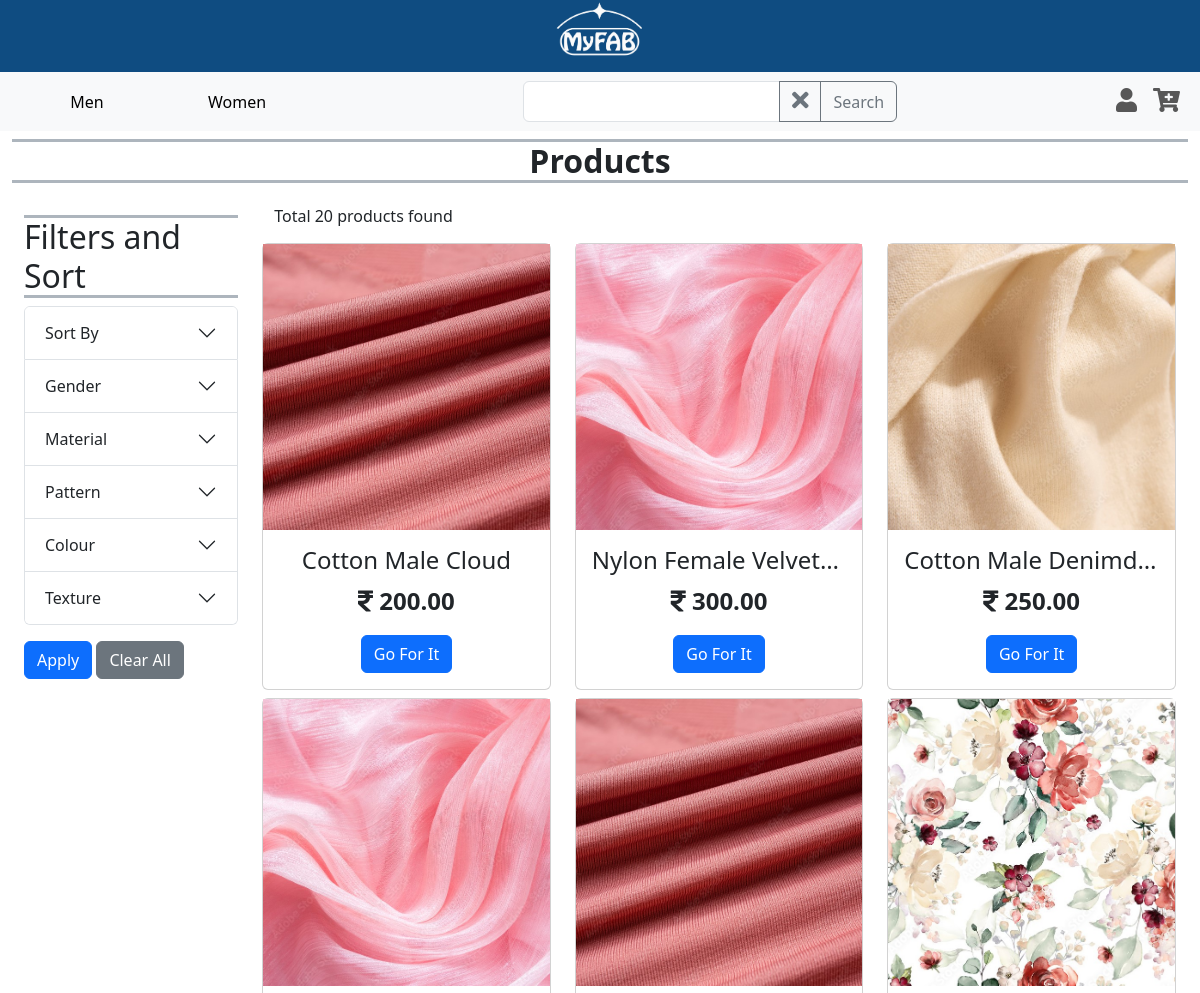
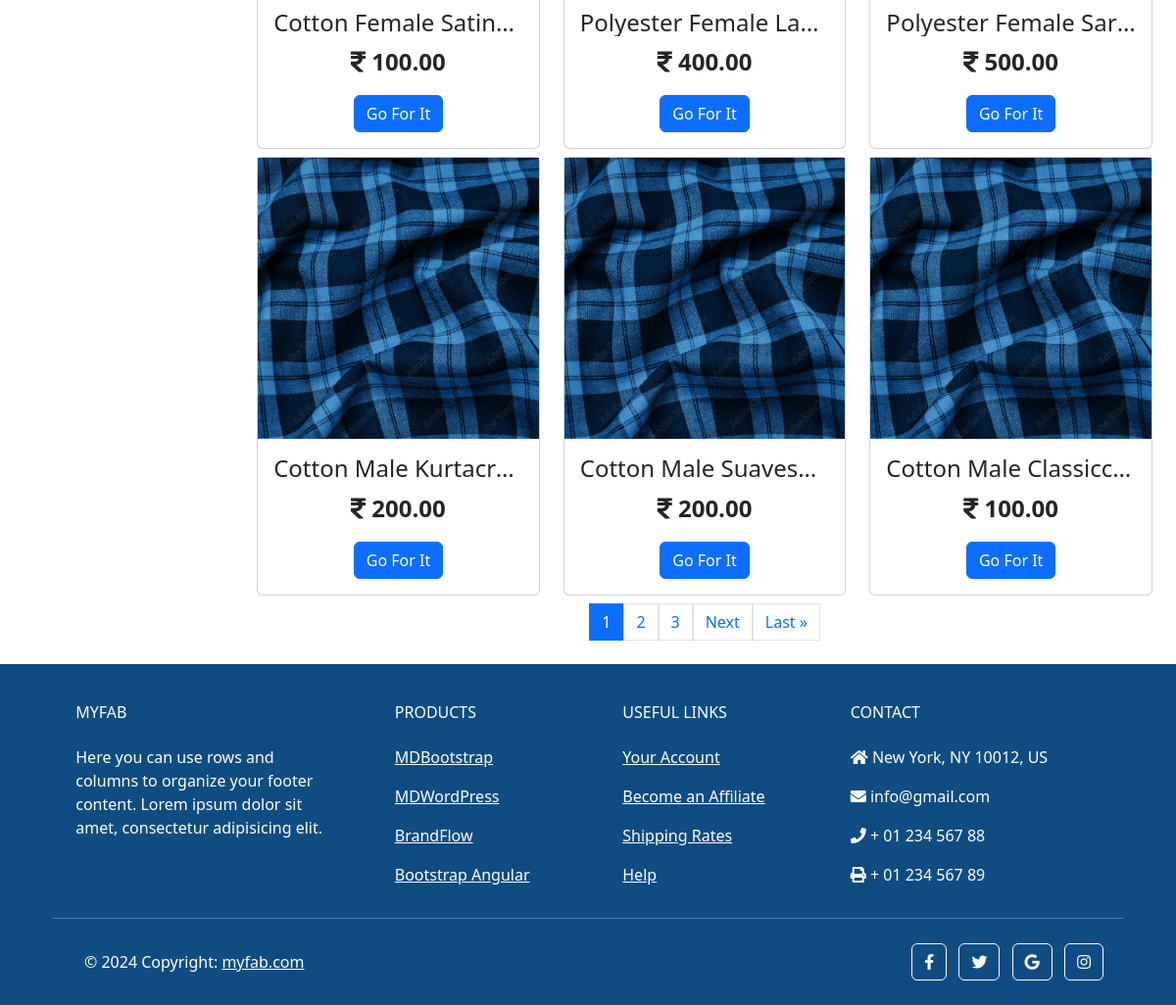
Screenshot of /main/products/ with the database file from the repository (2 pictures, top to bottom).
### main/models.py (models this page shows, shortened)
class Category(models.Model):
    name = models.CharField(max_length=100, unique=True)

class Product(models.Model):
    name = models.CharField(max_length=255, unique=True, blank=False, null=False)
    price = models.DecimalField(max_digits=10, decimal_places=2, default=0, validators=[MinValueValidator(0)])
    image = models.ImageField(upload_to='images/products')
    description = models.TextField(blank=True)
    qty = models.FloatField(default=0, validators=[MinValueValidator(0)])
    add_date = models.DateField(auto_now_add=True)
    is_active = models.BooleanField(default=True)
    usages = models.ManyToManyField(Usage)
    category_choices = models.ManyToManyField(CategoryChoice)

### main/views.py (the view, shortened to what this page needs)
# urls.py: path('main/products/', ProductPage.as_view(), name = 'products'),
class ProductPage(View):
    def get(self, request):
        products = Product.objects.all()
        search_query = request.GET.get('search', None)
        if search_query:
            products = products.filter(Q(name__icontains=search_query))
        selected_choices = request.GET.getlist('choice', None)
        selected_category_choice_dict = {}
        if selected_category_choice_dict:
            for selected_category, choices in selected_category_choice_dict.items():
                q_obj = Q()
                for choice in choices:
                    q_obj |= Q(category_choices__name=choice)
                products = products.filter(q_obj)
        product_count = products.count()
        sort_by = request.GET.get('sort', None)
        if sort_by == 'newest':
            products = products.order_by('-add_date')
        elif sort_by == 'name_asc':
            products = products.order_by(Lower('name'))
        elif sort_by == 'name_dsc':
            products = products.order_by(Lower('name')).reverse()
        elif sort_by == 'lowest':
            products = products.order_by('price')
        elif sort_by == 'highest':
            products = products.order_by('-price')
        paginator = Paginator(products, 9)
        page_number = request.GET.get('page')
        try:
            paged_products = paginator.page(page_number)
        except PageNotAnInteger:
            paged_products = paginator.page(1)
        except EmptyPage:
            paged_products = paginator.page(paginator.num_pages)
        categories = Category.objects.all()
        category_choice_dict = {}
        for category in categories:
            choice_obj = CategoryChoice.objects.filter(category=category)
            choices_list = [choice.name for choice in choice_obj]
            category_choice_dict[category.name] = choices_list
        context = {'products': paged_products,
                   'product_count': product_count,
                   'category_choice_dict': category_choice_dict,
                   'selected_choices': selected_choices,
                   'sort_by': sort_by,
                   'search_query': search_query
                   }
        return render(request, 'products.html', context)

### templates/products.html (shortened to what this page needs)
{% extends 'base.html' %}
{% load static %}
{% load custom_filters %}
{% block content %}
    <nav class="navbar navbar-expand-lg bg-body-tertiary">
        <div class="container-fluid">
        <div class="collapse navbar-collapse" id="navbarSupportedContent">
            <ul class="navbar-nav d-flex align-items-center me-auto mb-2 mb-lg-0">
                <li class="nav-item">
                    <button class="nav-link active btn btn-link" style="min-width: 150px;" aria-current="page">
                        <a class="text-black text-decoration-none" href="/main/">Men</a>
                    </button>
                </li>
                <li class="nav-item">
                    <button class="nav-link btn btn-link" style="min-width: 150px;" aria-current="page">
                        <a class="text-black text-decoration-none" href="#">Women</a>
                    </button>
                </li>
            </ul>
            <ul class="navbar-nav d-flex justify-content-center mx-auto mb-2 mb-lg-0">
                <li class="nav-item">
                    <form id="formsearch" action="" method="get">
                        <div class="input-group">
                            <input type="text" class="form-control" name="search" value="{% if search_query %}{{ search_query }}{% endif %}">
                            <button type="submit" class="btn btn-outline-secondary " id="clear-search">
                                <span aria-hidden="true"><i style="font-size:24px" class="fa">&#xf00d;</i></span>
                            </button>
                            <button type="submit" class="btn btn-outline-secondary" id="search-prod">Search</button>
                        </div>
                    </form>
                </li>
            </ul>
            <ul class="navbar-nav d-flex  flex-row justify-content-center  ms-auto mb-2 mb-lg-0">
                <li class="nav-item ms-3 ms-lg-0">
                    <a class="nav-link" href="/accounts/login/"><i style="font-size:24px" class="fa">&#xf007;</i></a>
                </li>
                <li class="nav-item ms-3 ms-lg-0">
                    <a class="nav-link" href="#"><i style='font-size:24px' class='fas'>&#xf217;</i></a>
                </li>
            </ul>
        </div>
        </div>
    </nav>
    <div class="container-fluid text-center">
        <h5 class="border-bottom border-top border-3 border-dark-subtle fw-bold fs-2 fs-lg-5 mt-2">Products</h5>
    </div>
    <section class="container-fluid prod-sec-flex-container d-flex my-2">
        <div class="container filter-sec w-25 my-4">
            <div class="accordion d-none d-lg-block" id="filterAccordion">
                <h6 class="border-bottom border-top border-3 border-dark-subtle  fs-2">Filters and Sort</h6>
                <form action="" method="get">
                    <div class="accordion-item">
                        <h2 class="accordion-header" id="sortHeading">
                            <button class="accordion-button collapsed" type="button" data-bs-toggle="collapse" data-bs-target="#sortCollapse" aria-expanded="false" aria-controls="sortCollapse">
                                Sort By
                            </button>
                        </h2>
                    </div>
                    {% for category, choices in category_choice_dict.items %}
                    <div class="accordion-item">
                        <h2 class="accordion-header" id="category1Heading">
                            <button class="accordion-button collapsed" type="button" data-bs-toggle="collapse" data-bs-target="#{{category}}Collapse" aria-expanded="false" aria-controls="{{category}}Collapse">
                                {{category|title}}
                            </button>
                        </h2>
                    </div>
                    {% endfor %}
                    <button type="submit" class="btn btn-primary mt-3">Apply</button>
                    <button type="submit" id="clearFiltersBtn" class="btn btn-secondary mt-3">Clear All</button>
                </form>
            </div>
        </div>
        <div class="container grid-container text-center my-3">
            <div class="container-fluid prod-count-section d-flex">
                <h6>Total {{product_count}} products found</h6>
            </div>
            <div class="row row-cols-1 row-cols-sm-2 row-cols-md-3">
                {% for product in products %}
                <div class="col mt-2">
                    <div class="card" >
                        <img src="{{ product.image.url }}" class="{{product.name}}-img" alt="...">
                        <div class="card-body">
                        <h4 class="card-title text-truncate">{{product.name|title}}</h4>
                        <p class="card-text fw-bold fs-4"><i class="fa">&#xf156;</i>  {{product.price}}</p>
                        <a href="#" class="btn btn-primary">Go For It</a>
                        </div>
                    </div>
                </div>
                {% endfor %}
            </div>
            <div class="pagination justify-content-center mt-2">
                {% for page in products.paginator.page_range %}
                <a href="?page={{ page }}"
                class="page-link {% if products.number == page %}active{% endif %}">{{ page }}</a>
                {% endfor %}
                {% if products.has_next %}
                    <a href="?page={{ products.next_page_number }}"
                    class="page-link">Next</a>
                    <a href="?page={{ products.paginator.num_pages }}"
                    class="page-link">Last &raquo;</a>
                {% endif %}
            </div>
        </div>
    </section>
{% endblock %}

### rows the page displays
Category: category_choice_dict "Gender"
Category: category_choice_dict "Material"
Category: category_choice_dict "Pattern"
Category: category_choice_dict "Colour"
Category: category_choice_dict "Texture"
Product: image (picture), name "Cotton Male Cloud", price "200.00"
Product: image (picture), name "Nylon Female Velvet…", price "300.00"
Product: image (picture), name "Cotton Male Denimd…", price "250.00"
Product: image (picture), name "Cotton Female Satin…", price "100.00"
Product: image (picture), name "Polyester Female La…", price "400.00"
Product: image (picture), name "Polyester Female Sar…", price "500.00"
Product: image (picture), name "Cotton Male Kurtacr…", price "200.00"
Product: image (picture), name "Cotton Male Suaves…", price "200.00"
Product: image (picture), name "Cotton Male Classicc…", price "100.00"

### other values shown
{{ product_count }} "20"
{{ page }} "1" "2" "3"
